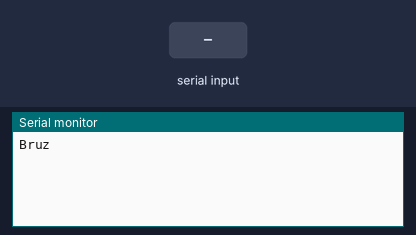
The sketch below on a simulated Arduino Uno, built with avr-gcc and run on an emulated ATmega328P. Shown: the last lines printed to the serial monitor. The inputs (shaded band) are chosen by the test bench.

Above: at 1.2 s.
1.3 s: "1\n" received over Serial
At 1.8 s:
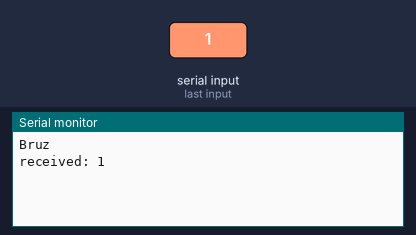
2.8 s: "0\n" received over Serial
At 4.1 s:
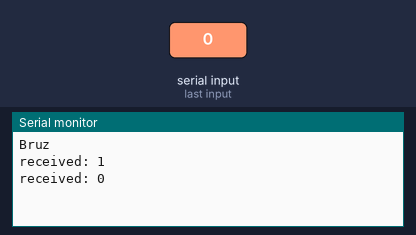

Measured:
- after the input at 1.3 s, the serial monitor: prints a new line at once (image 1)
- after the input at 2.8 s, the serial monitor: prints a new line at once (image 2)

The sketch:

MySketch.ino
```cpp
// Links that helped: https://arduino.github.io/arduino-cli/0.32/getting-started/
// https://forum.arduino.cc/t/two-ways-communication-between-python3-and-arduino/1219738
// https://forum.arduino.cc/t/serial-input-basics-updated/382007


void setup() {
  Serial.begin(9600);
  while (!Serial); // test test
  Serial.println("Bruz");
}

// loop is very close to how the encoder PID serial is setup
// EDIT: not sure if this still applies post redoing serial
void loop() {
  if (Serial.available() > 0) {
    printSerial();
  }
}

// this function mainly exists as proof of concept that we are no longer
// limited to single char messages to the arduino and to be easily transferable
String readSerialWithStartEndMarkers(){
  static boolean reading=false;
  static byte ndx=0;
  char startMarker='<';
  char endMarker='>';
  char readCharacter;

  const byte numChars=32;
  char receivedCharacters[numChars];
  boolean newData=false;


  while(Serial.available()>0&&!newData){
    readCharacter=Serial.read();

    if(reading){
      if(readCharacter!=endMarker){
        receivedCharacters[ndx++] = readCharacter;
        if(ndx>=numChars){
          ndx=numChars-1;
        }
      }
      else{
        receivedCharacters[ndx]='\0';
        reading=false;
        ndx=0;
        newData=true;
      }
    }

    else if(readCharacter==startMarker){
      reading=true;
    }
  }

  if(newData){
    return receivedCharacters;
  } else {
    return "";
  }
}

String readSerialUntilNewline(){ // type your value and press enter
  static byte ndx=0;
  char readCharacter;
  const byte numChars=32;
  static char receivedCharacters[numChars];

  while(Serial.available()>0){
    readCharacter=Serial.read();

    if(readCharacter=='\n'){
      receivedCharacters[ndx]='\0';
      ndx=0;
      return String(receivedCharacters);
    }
    else if(readCharacter!='\r'){
      receivedCharacters[ndx++]=readCharacter;
      if(ndx>=numChars){
        ndx=numChars-1;
      }
    }
  }

  return "";
}

void printSerial(){
  String serialString = readSerialUntilNewline();
  if(serialString!=""){
    Serial.print("received: ");
    Serial.println(serialString);
  }
}
```
